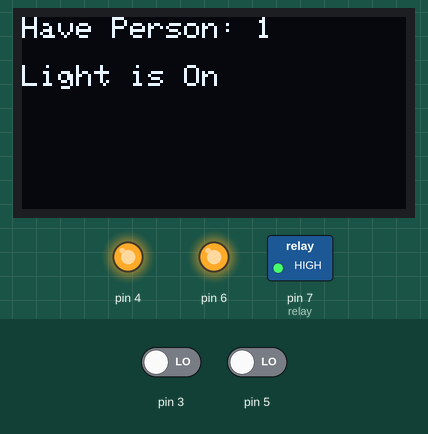
Recording of a sketch running on a simulated Arduino Uno, built with avr-gcc and run on an emulated ATmega328P. On the bench: 128×64 one-colour display, switched loads named in the sketch (green lamp = pin HIGH), output pins drawn as LEDs (lit = HIGH). Inputs (shaded band) come from the test bench; at power-on: pin 3 LOW, pin 5 LOW. What the sketch prints to the serial monitor is not drawn.

Above: at 4.1 s.
Timing chart, 0 to 5.6 s (numbered marks = the images above):
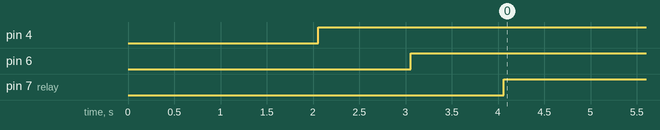

The sketch:

frist_code.ino
```cpp
#include <Wire.h>
#include <Adafruit_GFX.h>
#include <Adafruit_SSD1306.h>

#define SCREEN_WIDTH 128 // OLED display width, in pixels
#define SCREEN_HEIGHT 64 // OLED display height, in pixels

#define OLED_RESET -1
Adafruit_SSD1306 display(SCREEN_WIDTH, SCREEN_HEIGHT, &Wire, OLED_RESET);

#define BLUE 0x001F

#define e_s1 3 //echo pin
#define t_s1 4 //Trigger pin

#define e_s2 5 //echo pin
#define t_s2 6 //Trigger pin
#define relay 7
long dis_a = 0, dis_b = 0;
int flag1 = 0, flag2 = 0;
int person = 0;

void ultra_read(int pin_t, int pin_e, long &ultra_time) {
  long time;
  pinMode(pin_t, OUTPUT);
  pinMode(pin_e, INPUT);
  digitalWrite(pin_t, LOW);
  delayMicroseconds(2);
  digitalWrite(pin_t, HIGH);
  delayMicroseconds(10);  // Reduced delay here for more responsive reading
  time = pulseIn(pin_e, HIGH);
  ultra_time = time / 29 / 2;
}

void setup() {
  Serial.begin(9600);
  pinMode(relay, OUTPUT);
  display.begin(SSD1306_SWITCHCAPVCC, 0x3C);
  display.setTextColor(SSD1306_WHITE);
  display.clearDisplay();
  display.display();
  display.setTextSize(1.8); // Set text size to 2 (larger text)
  delay(2000);
}

void loop() {
  ultra_read(t_s1, e_s1, dis_a);
  ultra_read(t_s2, e_s2, dis_b);

  Serial.print("da:"); Serial.println(dis_a);
  Serial.print("db:"); Serial.println(dis_b);

  if (dis_a < 90 && flag1 == 0) {
    flag1 = 1;
    if (flag2 == 0) {
      person = person + 1;
    }
  }
  if (dis_b < 90 && flag2 == 0) {
    flag2 = 1;
    if (flag1 == 0) {
      if (person > 0) {
        person = person - 1;
      }
    }
  }

  if (dis_a > 90 && dis_b > 90 && flag1 == 1 && flag2 == 1) {
    flag1 = 0, flag2 = 0;
    delay(100);
  }

  display.clearDisplay();
  display.setCursor(0, 0);
  display.print("Have Person: ");
  display.print(person);
  display.print("  ");
  display.setCursor(0, 16);
  display.print("Light is ");

  if (person > 0) {
    digitalWrite(relay, HIGH);
    display.print("On ");
  } else {
    digitalWrite(relay, LOW);
    display.print("Off");
  }

  display.display();
}
```

Measured:
- by itself, pin 4: LOW → HIGH at 2.1 s
- by itself, pin 6: LOW → HIGH at 3.1 s
- by itself, pin 7 (relay): LOW → HIGH at 4.1 s
